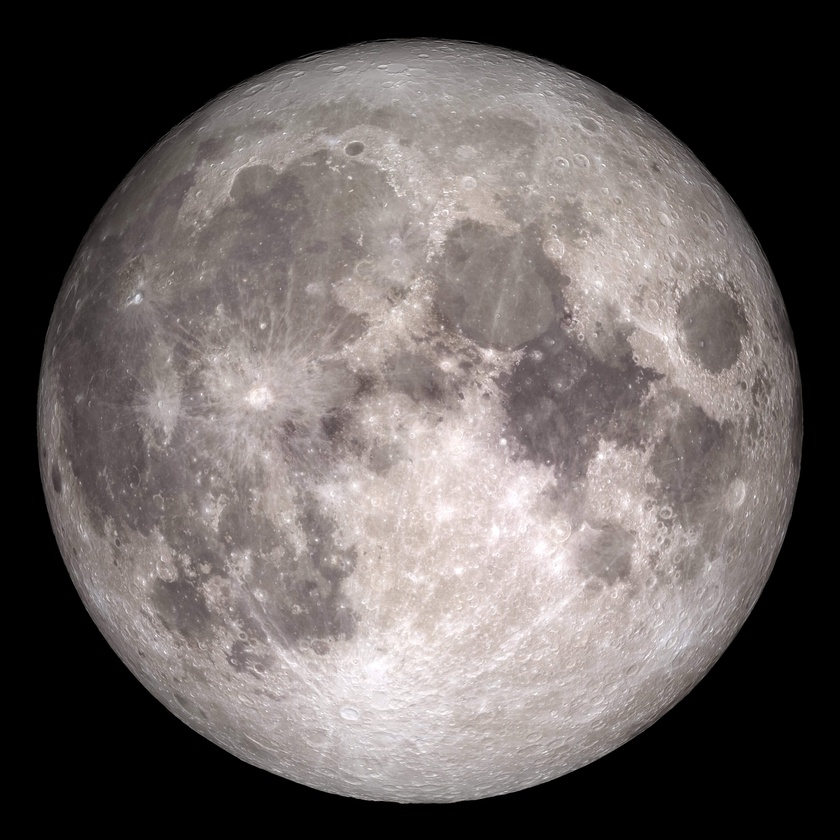
#> input picture Image_Processing/Mathematical_Morphology/Skeletonization/Input/Image.jpg, 840 x 840 px, shrunk from 3240 x 3240 before the run
$ python Skeletonization.py
#> lines starting #> are read from the running program, lines starting #| are printed output that depends on the picture; after the words box and inside, x2 and y2 are one past the last pixel; in counts of white or black regions, pixels touching at a corner belong together
import cv2
import numpy as np
import os

def skeletonize(image):
    size = np.size(image)
#> size = 705600
    skel = np.zeros(image.shape, np.uint8)

    ret, image = cv2.threshold(image, 127, 255, 0)
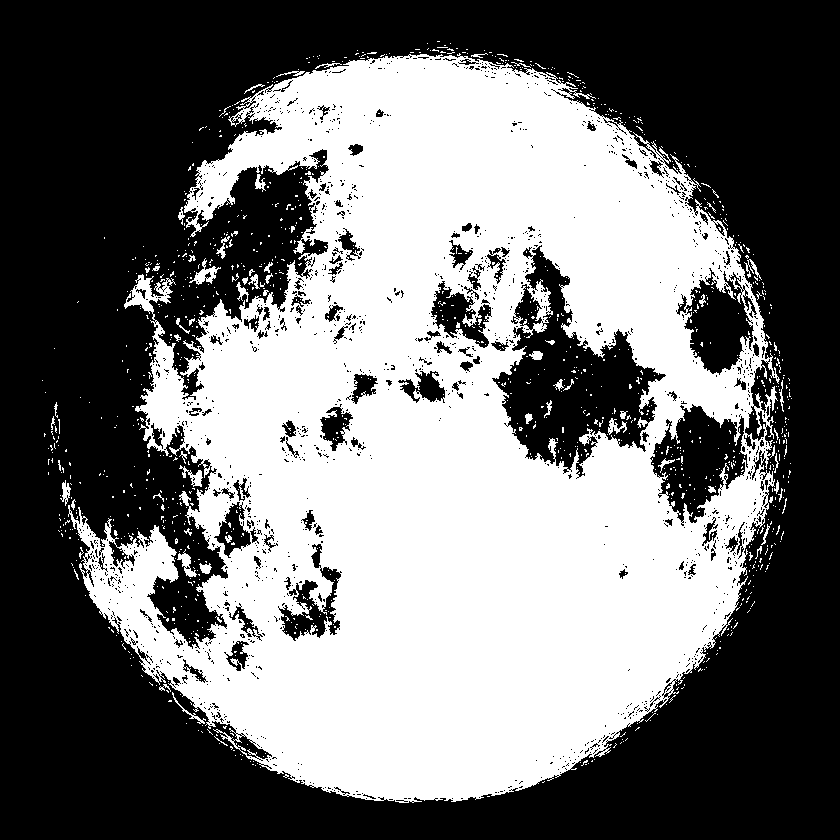
#> image: shape (840, 840); 45.2% white; 1158 white regions (1097 under 20 px), largest, box (x1, y1, x2, y2) and area: (68, 53, 780, 803) 312414, (189, 258, 221, 285) 278, (177, 549, 197, 577) 208
    element = cv2.getStructuringElement(cv2.MORPH_CROSS, (3, 3))
    done = False

    while not done:
        eroded = cv2.erode(image, element)
        temp = cv2.dilate(eroded, element)
        temp = cv2.subtract(image, temp)
        skel = cv2.bitwise_or(skel, temp)
        image = eroded.copy()

        zeros = size - cv2.countNonZero(image)
        if zeros == size:
            done = True
#> this loop made 164 passes
#> zeros on passes 1 to 3: 419429, 440025, 455291
#> pass 1, in skeletonize, `eroded = cv2.erode(image, element)`:
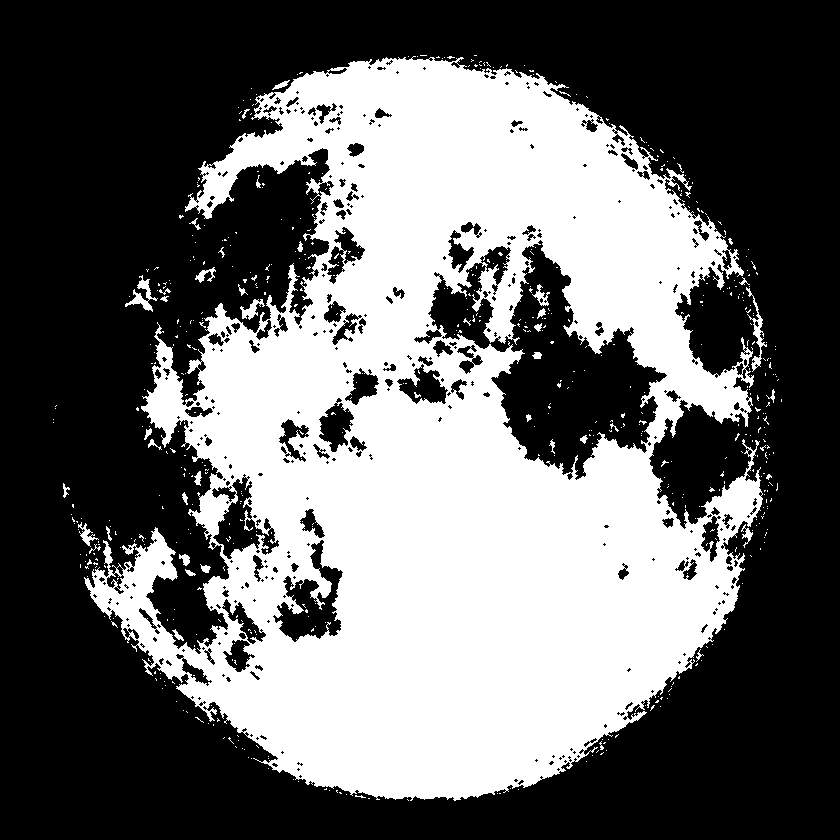
#> eroded: shape (840, 840); 40.6% white; 585 white regions (543 under 20 px), largest, box (x1, y1, x2, y2) and area: (84, 56, 763, 801) 281593, (746, 287, 767, 372) 377, (125, 275, 158, 312) 362
#> pass 1, in skeletonize, `temp = cv2.dilate(eroded, element)`:
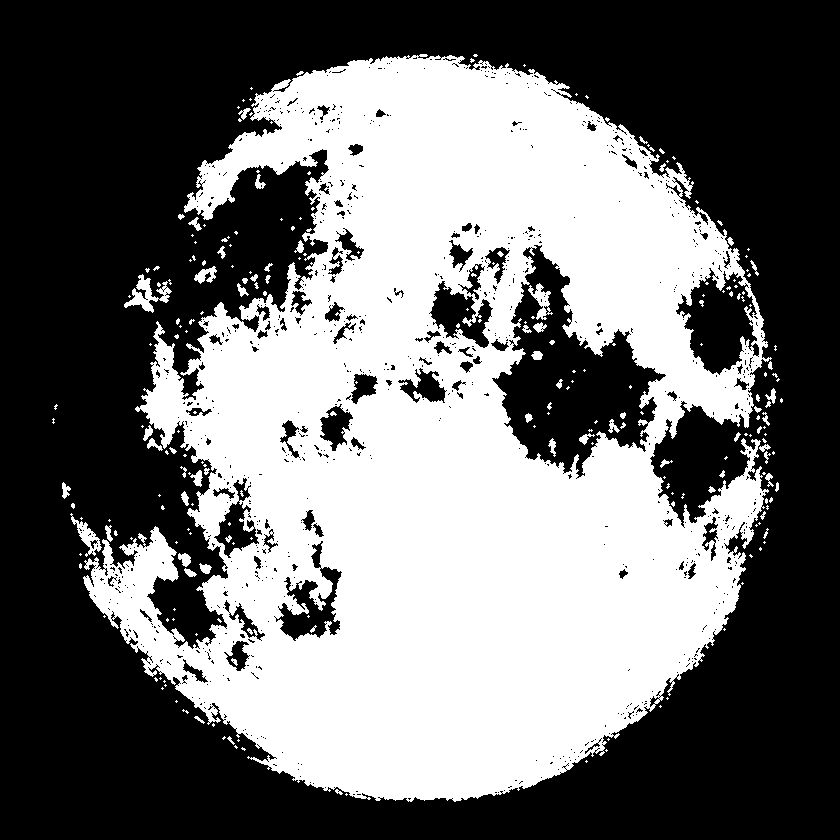
#> temp: shape (840, 840); 43.6% white; 245 white regions (173 under 20 px), largest, box (x1, y1, x2, y2) and area: (83, 54, 772, 802) 301666, (124, 274, 172, 313) 675, (70, 513, 102, 557) 413
#> pass 1, in skeletonize, `temp = cv2.subtract(image, temp)`:
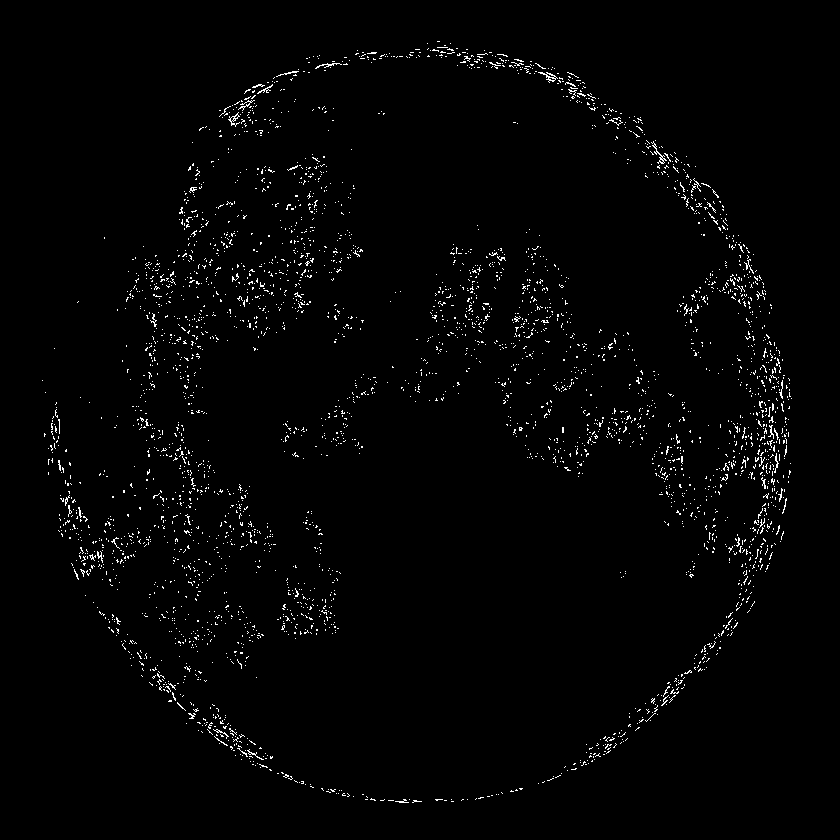
#> temp: shape (840, 840); 1.6% white in thin lines or dots, all inside (x1, y1, x2, y2) = (42, 41, 792, 803)
#> pass 2, in skeletonize, `eroded = cv2.erode(image, element)`:
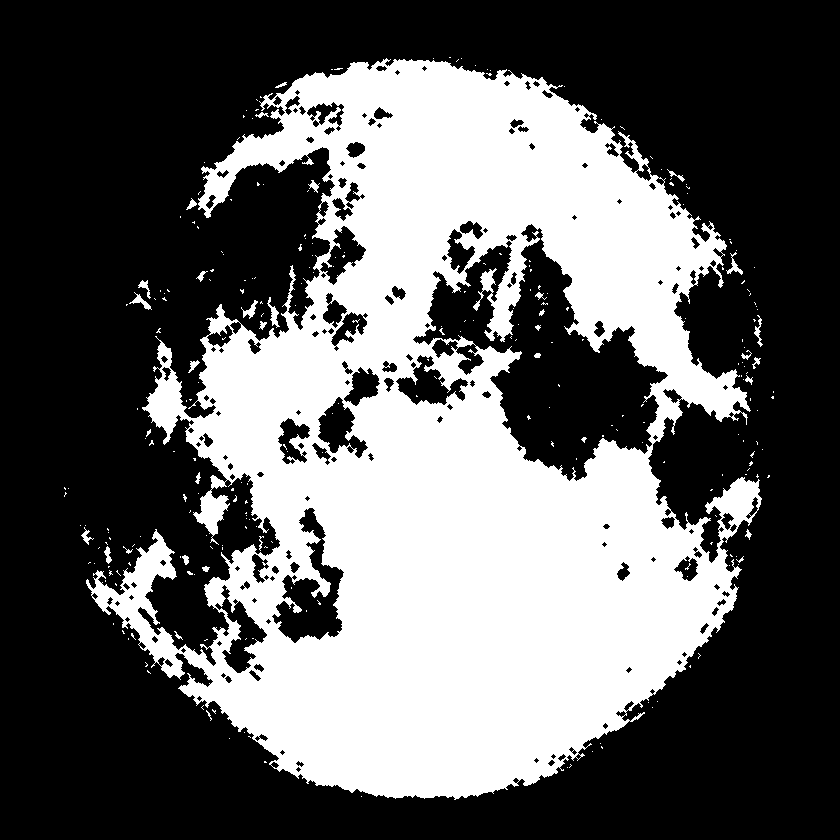
#> eroded: shape (840, 840); 37.6% white; 272 white regions (241 under 20 px), largest, box (x1, y1, x2, y2) and area: (86, 58, 762, 800) 263001, (267, 297, 280, 328) 140, (129, 292, 152, 310) 117
#> after the loop: eroded: shape (840, 840); every value is 0
#> after the loop:
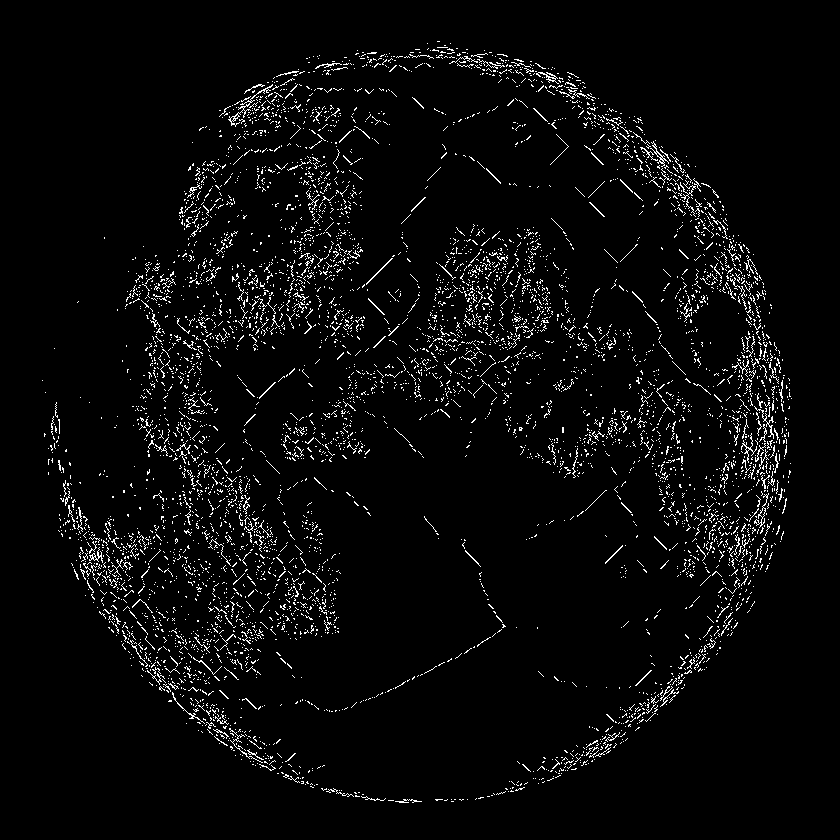
#> skel: shape (840, 840); 3.8% white in thin lines or dots, all inside (x1, y1, x2, y2) = (42, 41, 792, 803)

    return skel

# Pasta de entrada e saída
input_folder = 'Input'
output_folder = 'Output'

# Certifique-se de que a pasta de saída existe
if not os.path.exists(output_folder):
    os.makedirs(output_folder)

# Carregar a imagem de entrada
input_image_path = os.path.join(input_folder, 'Image.jpg')

# Carregar a imagem de entrada
input_image = cv2.imread(input_image_path, cv2.IMREAD_GRAYSCALE)

# Aplicar a esqueletização
skeleton = skeletonize(input_image)

skeleton_output_path = os.path.join(output_folder, 'Skeleton.jpg')

# Salvar a imagem esqueletizada
cv2.imwrite(skeleton_output_path, skeleton)
